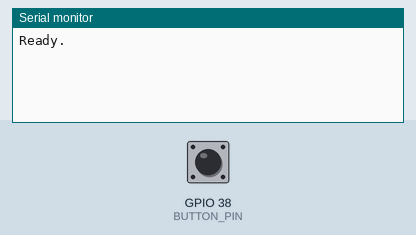
Simulated run of this sketch. Board: ESP32. On the bench: the last lines printed to the serial monitor. The test bench sets the inputs (shaded band); at power-on: GPIO 38 (BUTTON_PIN) HIGH. I2S audio is not simulated (input reads silence).

Above: at 1.2 s.
1.3 s: GPIO 38 (BUTTON_PIN) pulled LOW for 0.15 s
At 2.4 s:
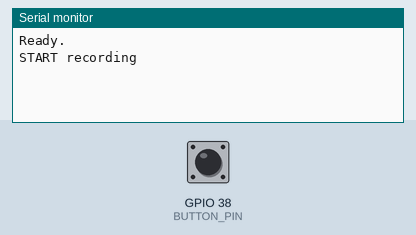
2.9 s: GPIO 38 (BUTTON_PIN) pulled LOW for 1 s
At 3.6 s:
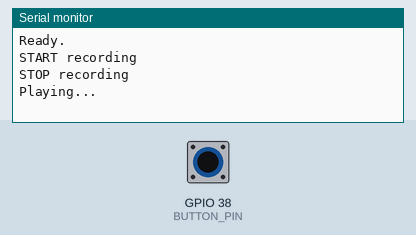

The sketch:

button-call-response.ino
```cpp
#include "driver/i2s.h"

// =======================
// BUTTON
// =======================
#define BUTTON_PIN 38

// =======================
// MIC (INPUT)
// =======================
#define I2S_MIC_WS   14
#define I2S_MIC_SD   33
#define I2S_MIC_SCK  27

// =======================
// SPEAKER (OUTPUT)
// =======================
#define I2S_SPK_WS   12
#define I2S_SPK_DOUT 15
#define I2S_SPK_BCK  32

// =======================
#define I2S_PORT I2S_NUM_0

#define SAMPLE_RATE 16000
#define RECORD_SECONDS 3
#define BUFFER_SIZE (SAMPLE_RATE * RECORD_SECONDS)

int16_t* audioBuffer;

bool recording = false;
int sampleIndex = 0;

// =======================
// SETUP MIC (RX)
// =======================
void setupMic() {
  i2s_driver_uninstall(I2S_PORT);

  i2s_config_t config = {
    .mode = (i2s_mode_t)(I2S_MODE_MASTER | I2S_MODE_RX),
    .sample_rate = SAMPLE_RATE,
    .bits_per_sample = I2S_BITS_PER_SAMPLE_32BIT,
    .channel_format = I2S_CHANNEL_FMT_ONLY_LEFT,
    .communication_format = I2S_COMM_FORMAT_I2S,
    .intr_alloc_flags = 0,
    .dma_buf_count = 8,
    .dma_buf_len = 64,
    .use_apll = false
  };

  i2s_pin_config_t pins = {
    .bck_io_num = I2S_MIC_SCK,
    .ws_io_num = I2S_MIC_WS,
    .data_out_num = I2S_PIN_NO_CHANGE,
    .data_in_num = I2S_MIC_SD
  };

  i2s_driver_install(I2S_PORT, &config, 0, NULL);
  i2s_set_pin(I2S_PORT, &pins);
}

// =======================
// SETUP SPEAKER (TX)
// =======================
void setupSpeaker() {
  i2s_driver_uninstall(I2S_PORT);

  i2s_config_t config = {
    .mode = (i2s_mode_t)(I2S_MODE_MASTER | I2S_MODE_TX),
    .sample_rate = SAMPLE_RATE,
    .bits_per_sample = I2S_BITS_PER_SAMPLE_16BIT,
    .channel_format = I2S_CHANNEL_FMT_ONLY_LEFT,
    .communication_format = I2S_COMM_FORMAT_I2S,
    .intr_alloc_flags = 0,
    .dma_buf_count = 8,
    .dma_buf_len = 64,
    .use_apll = false
  };

  i2s_pin_config_t pins = {
    .bck_io_num = I2S_SPK_BCK,
    .ws_io_num = I2S_SPK_WS,
    .data_out_num = I2S_SPK_DOUT,
    .data_in_num = I2S_PIN_NO_CHANGE
  };

  i2s_driver_install(I2S_PORT, &config, 0, NULL);
  i2s_set_pin(I2S_PORT, &pins);
}

// =======================
// PLAYBACK
// =======================
void playAudio() {
  Serial.println("Playing...");

  setupSpeaker();

  size_t bytes_written;

  for (int i = 0; i < sampleIndex; i++) {
    int16_t sample = audioBuffer[i];
    i2s_write(I2S_PORT, &sample, sizeof(sample), &bytes_written, portMAX_DELAY);
  }

  delay(200);

  setupMic(); // switch back to mic
}

// =======================
// SETUP
// =======================
void setup() {
  Serial.begin(115200);

  pinMode(BUTTON_PIN, INPUT);

  audioBuffer = (int16_t*)ps_malloc(BUFFER_SIZE * sizeof(int16_t));

  if (!audioBuffer) {
    Serial.println("PSRAM allocation failed!");
    while (true);
  }

  setupMic();

  Serial.println("Ready.");
}

// =======================
// LOOP
// =======================
void loop() {
  static bool lastButton = HIGH;
  bool currentButton = digitalRead(BUTTON_PIN);

  if (lastButton == HIGH && currentButton == LOW) {
    if (!recording) {
      Serial.println("START recording");
      recording = true;
      sampleIndex = 0;
    } else {
      Serial.println("STOP recording");
      recording = false;

      playAudio();
    }

    delay(300); // debounce
  }

  lastButton = currentButton;

  if (recording && sampleIndex < BUFFER_SIZE) {
    int32_t sample;
    size_t bytes_read;

    i2s_read(I2S_PORT, &sample, sizeof(sample), &bytes_read, portMAX_DELAY);

    if (bytes_read > 0) {
      sample = sample >> 14; // convert 32 → 16 bit
      audioBuffer[sampleIndex++] = (int16_t)sample;
    }
  }
}
```

Measured:
- after the input at 1.3 s, the serial monitor: prints a new line at once (image 1)
- after the input at 2.9 s, the serial monitor: prints a new line at once (image 2)
